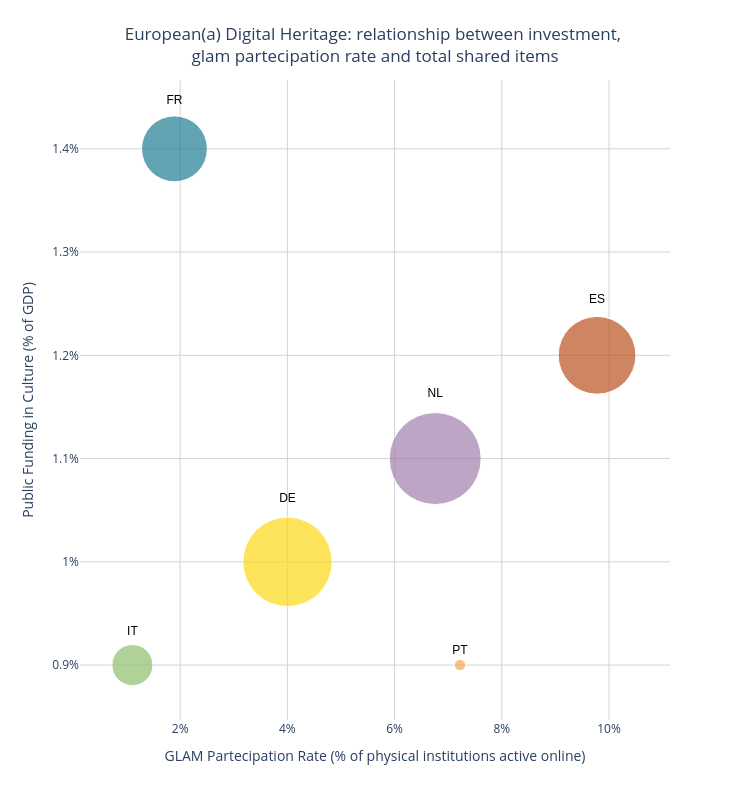

Source (notebook cell):
### Markdown cell above
#### Visualizing RsQ03 
* **Chart Type**: Multivariate Bubble Chart (`plotly.express.scatter`).
* **Visual Encoding**: X-axis = GLAM Partecipation Rate (%); Y-axis = Public Cultural Expenditure (% GDP); Bubble Area (`size`) = Total Europeana Objects (`size_max=65`).

### Code cell
# Visualization relationship between investment, glam partecipation rate, europeana total item for each selected countries
fig3 = px.scatter(
    df_final,
    x="partecipation_rate_glam",
    y="culture_expenditure_gpd_2022",
    size="europeana_total",
    color="iso_code",
    color_discrete_map=COUNTRY_COLORS_ISO,
    text="iso_code",
    hover_name="name_en",

    hover_data={
        "europeana_total": ":,",
        "partecipation_rate_glam": ":.2f",
        "culture_expenditure_gpd_2022": ":.2f%",
        "iso_code": False
    },

    title="European(a) Digital Heritage: relationship between investment, <br>glam partecipation rate and total shared items</br>",
    labels={
        "partecipation_rate_glam": "GLAM Partecipation Rate (% of physical institutions active online)",
        "culture_expenditure_gpd_2022": "Public Funding in Culture (% of GDP)",
        "europeana_total": "Total Objects in Europeana",
    },
    size_max=65
)

fig3.update_layout(
    title_x=0.5,
    template="plotly_white",
    height=800,
    width=750,
    showlegend=False,
    margin=dict(t=80),
    xaxis=dict(
        showgrid=True,
        gridcolor="lightgray",
        ticksuffix="%"
    ),
    yaxis=dict(
        showgrid=True,
        gridcolor="lightgray",
        ticksuffix="%"
    )
)

fig3.update_traces(
    textposition="top center",
    textfont=dict(size=12, family="sans-serif", color="black")
)

fig3.show()

### Figure 1 — Plotly figure (JSON) as saved in the notebook; plotly's stock layout.template omitted (floating-point values rounded to 4 significant figures)
{"data": [{"customdata": [[1832376, "IT"]], "hovertemplate": "<b>%{hovertext}</b><br><br>GLAM Partecipation Rate (% of physical institutions active online)=%{x:.2f}<br>Public Funding in Culture (% of GDP)=%{y:.2f%}<br>Total Objects in Europeana=%{customdata[0]:,}<extra></extra>", "hovertext": ["Italy"], "legendgroup": "IT", "marker": {"color": "#90BE6D", "size": [1832376], "sizemode": "area", "sizeref": 2179.0, "symbol": "circle"}, "mode": "markers+text", "name": "IT", "orientation": "v", "showlegend": true, "text": ["IT"], "textfont": {"color": "black", "family": "sans-serif", "size": 12}, "textposition": "top center", "type": "scatter", "x": [1.11], "xaxis": "x", "y": [0.9], "yaxis": "y"}, {"customdata": [[8701240, "DE"]], "hovertemplate": "<b>%{hovertext}</b><br><br>GLAM Partecipation Rate (% of physical institutions active online)=%{x:.2f}<br>Public Funding in Culture (% of GDP)=%{y:.2f%}<br>Total Objects in Europeana=%{customdata[0]:,}<extra></extra>", "hovertext": ["Germany"], "legendgroup": "DE", "marker": {"color": "#feda15", "size": [8701240], "sizemode": "area", "sizeref": 2179.0, "symbol": "circle"}, "mode": "markers+text", "name": "DE", "orientation": "v", "showlegend": true, "text": ["DE"], "textfont": {"color": "black", "family": "sans-serif", "size": 12}, "textposition": "top center", "type": "scatter", "x": [4.002], "xaxis": "x", "y": [1.0], "yaxis": "y"}, {"customdata": [[9204845, "NL"]], "hovertemplate": "<b>%{hovertext}</b><br><br>GLAM Partecipation Rate (% of physical institutions active online)=%{x:.2f}<br>Public Funding in Culture (% of GDP)=%{y:.2f%}<br>Total Objects in Europeana=%{customdata[0]:,}<extra></extra>", "hovertext": ["Netherlands"], "legendgroup": "NL", "marker": {"color": "#a180ad", "size": [9204845], "sizemode": "area", "sizeref": 2179.0, "symbol": "circle"}, "mode": "markers+text", "name": "NL", "orientation": "v", "showlegend": true, "text": ["NL"], "textfont": {"color": "black", "family": "sans-serif", "size": 12}, "textposition": "top center", "type": "scatter", "x": [6.758], "xaxis": "x", "y": [1.1], "yaxis": "y"}, {"customdata": [[139858, "PT"]], "hovertemplate": "<b>%{hovertext}</b><br><br>GLAM Partecipation Rate (% of physical institutions active online)=%{x:.2f}<br>Public Funding in Culture (% of GDP)=%{y:.2f%}<br>Total Objects in Europeana=%{customdata[0]:,}<extra></extra>", "hovertext": ["Portugal"], "legendgroup": "PT", "marker": {"color": "#f4a64e", "size": [139858], "sizemode": "area", "sizeref": 2179.0, "symbol": "circle"}, "mode": "markers+text", "name": "PT", "orientation": "v", "showlegend": true, "text": ["PT"], "textfont": {"color": "black", "family": "sans-serif", "size": 12}, "textposition": "top center", "type": "scatter", "x": [7.22], "xaxis": "x", "y": [0.9], "yaxis": "y"}, {"customdata": [[6581724, "ES"]], "hovertemplate": "<b>%{hovertext}</b><br><br>GLAM Partecipation Rate (% of physical institutions active online)=%{x:.2f}<br>Public Funding in Culture (% of GDP)=%{y:.2f%}<br>Total Objects in Europeana=%{customdata[0]:,}<extra></extra>", "hovertext": ["Spain"], "legendgroup": "ES", "marker": {"color": "#bb521f", "size": [6581724], "sizemode": "area", "sizeref": 2179.0, "symbol": "circle"}, "mode": "markers+text", "name": "ES", "orientation": "v", "showlegend": true, "text": ["ES"], "textfont": {"color": "black", "family": "sans-serif", "size": 12}, "textposition": "top center", "type": "scatter", "x": [9.776], "xaxis": "x", "y": [1.2], "yaxis": "y"}, {"customdata": [[4724898, "FR"]], "hovertemplate": "<b>%{hovertext}</b><br><br>GLAM Partecipation Rate (% of physical institutions active online)=%{x:.2f}<br>Public Funding in Culture (% of GDP)=%{y:.2f%}<br>Total Objects in Europeana=%{customdata[0]:,}<extra></extra>", "hovertext": ["France"], "legendgroup": "FR", "marker": {"color": "#1f7f95", "size": [4724898], "sizemode": "area", "sizeref": 2179.0, "symbol": "circle"}, "mode": "markers+text", "name": "FR", "orientation": "v", "showlegend": true, "text": ["FR"], "textfont": {"color": "black", "family": "sans-serif", "size": 12}, "textposition": "top center", "type": "scatter", "x": [1.894], "xaxis": "x", "y": [1.4], "yaxis": "y"}], "layout": {"height": 800, "legend": {"itemsizing": "constant", "title": {"text": "iso_code"}, "tracegroupgap": 0}, "margin": {"t": 80}, "showlegend": false, "title": {"text": "European(a) Digital Heritage: relationship between investment, <br>glam partecipation rate and total shared items</br>", "x": 0.5}, "width": 750, "xaxis": {"anchor": "y", "domain": [0, 1], "gridcolor": "lightgray", "showgrid": true, "ticksuffix": "%", "title": {"text": "GLAM Partecipation Rate (% of physical institutions active online)"}}, "yaxis": {"anchor": "x", "domain": [0, 1], "gridcolor": "lightgray", "showgrid": true, "ticksuffix": "%", "title": {"text": "Public Funding in Culture (% of GDP)"}}}}
